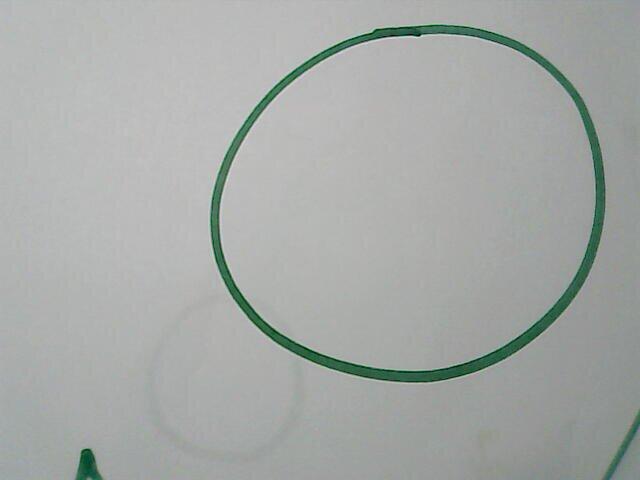
#> input picture Stills/shape-detection/cerc.jpg, 640 x 480 px, given in place of the camera
$ python video.py
#> lines starting #> are read from the running program, lines starting #| are printed output that depends on the picture; after the words box and inside, x2 and y2 are one past the last pixel; in counts of white or black regions, pixels touching at a corner belong together
import cv2
import numpy as np

def thresh_callback(thresh):
    edges = cv2.Canny(blur,thresh,thresh*2)
    drawing = np.zeros(img.shape,np.uint8)     # Image to draw the contours
    contours,hierarchy = cv2.findContours(edges,cv2.RETR_TREE,cv2.CHAIN_APPROX_SIMPLE)
    for cnt in contours:
        cv2.drawContours(drawing,[cnt],0,(255,255,255),2)
        cv2.CHAIN_APPROX_SIMPLE
    return drawing
cap = cv2.VideoCapture(0)
while(True):

	ret,img = cap.read()
#> img is the input picture: shape (480, 640, 3); mean B, G, R 166.8, 169.7, 165.7
	gray = cv2.cvtColor(img,cv2.COLOR_BGR2GRAY)
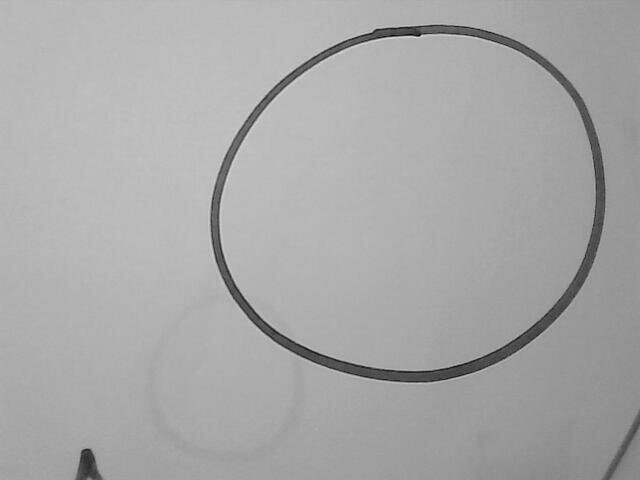
#> gray: shape (480, 640); min 1, max 222, mean 168.1
	blur = cv2.GaussianBlur(gray,(5,5),0)
	thresh = 100
	max_thresh = 255
	cv2.imshow('original',img)
	drawing = thresh_callback(thresh)
#> in thresh_callback, `edges = cv2.Canny(blur,thresh,thresh*2)`:
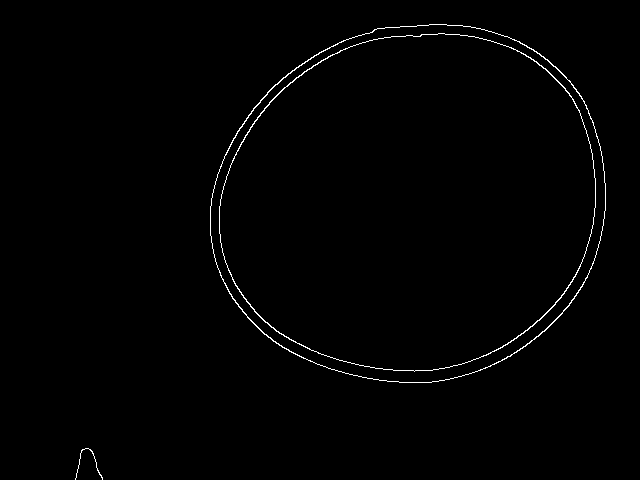
#> edges: shape (480, 640); 0.89% white in thin lines or dots, all inside (x1, y1, x2, y2) = (75, 24, 606, 480)
#> in thresh_callback, `contours,hierarchy = cv2.findContours(edges,cv2.RETR_TREE,cv2.CHAIN_AP..`: contours = 5 contours, 1 with area under 20; largest, box (x1, y1, x2, y2) and area: (210, 24, 606, 383) 111684, (210, 24, 606, 383) 111386, (219, 33, 596, 372) 100421, (219, 33, 596, 372) 100141
#> the loop in thresh_callback, `for cnt in contours:` made 5 passes
#> after the loop in thresh_callback, `for cnt in contours:`:
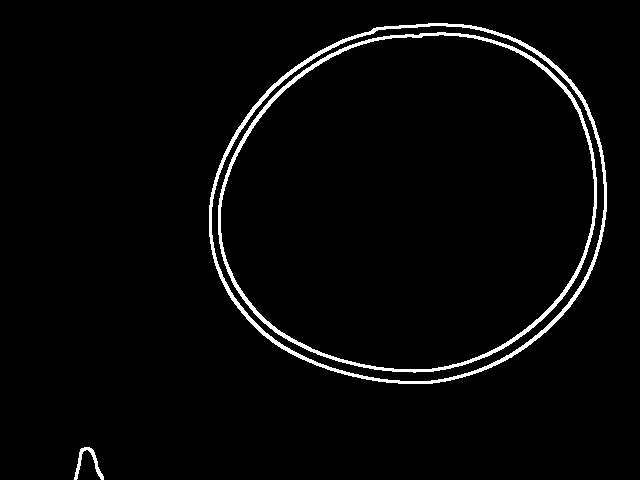
#> drawing: shape (480, 640, 3); 2.9% white; 3 white regions, box (x1, y1, x2, y2) and area: (209, 23, 607, 384) 4383, (218, 32, 597, 373) 4159, (74, 447, 104, 480) 258
	cv2.imshow('im',drawing)
	if cv2.waitKey(1) & 0xFF == ord('q'):
#> (key q is pressed here)
		break
cap.release()
cv2.destroyAllWindows()

$ run again, on Stills/shape-detection/patrat.jpg
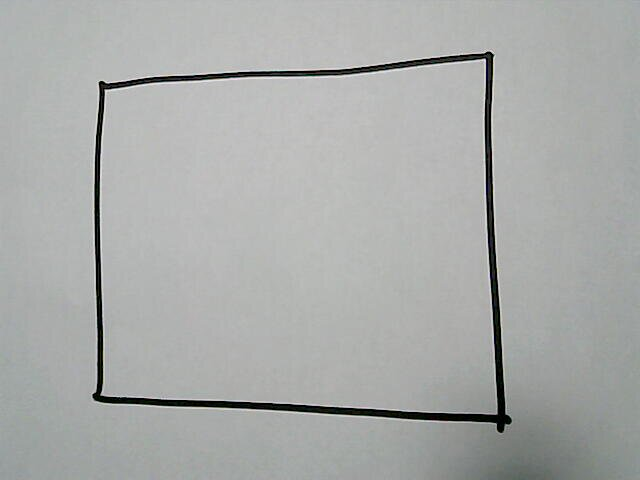
#> input picture Stills/shape-detection/patrat.jpg, 640 x 480 px, given in place of the camera
#> img is the input picture: shape (480, 640, 3); mean B, G, R 169.6, 171.2, 169.2
#> in thresh_callback, `edges = cv2.Canny(blur,thresh,thresh*2)`:
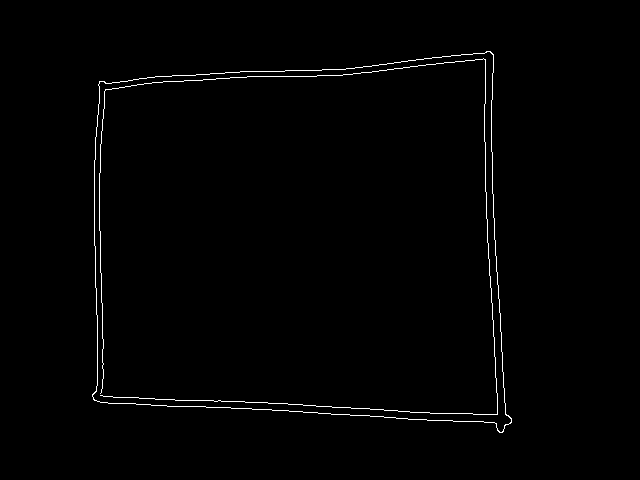
#> edges: shape (480, 640); 0.97% white in thin lines or dots, all inside (x1, y1, x2, y2) = (92, 51, 512, 433)
#> contours = 3 contours, 1 with area under 20; largest, box (x1, y1, x2, y2) and area: (92, 51, 512, 433) 137605, (92, 51, 512, 433) 137580
#> the loop in thresh_callback, `for cnt in contours:` made 3 passes
#> after the loop in thresh_callback, `for cnt in contours:`:
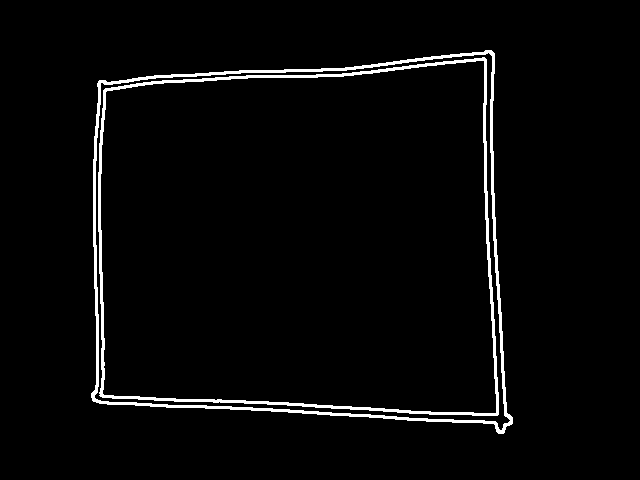
#> drawing: shape (480, 640, 3); 3% white; 2 white regions, box (x1, y1, x2, y2) and area: (91, 50, 513, 434) 4761, (98, 57, 499, 416) 4476

$ run again, on Stills/shape-detection/poze_mici.jpg
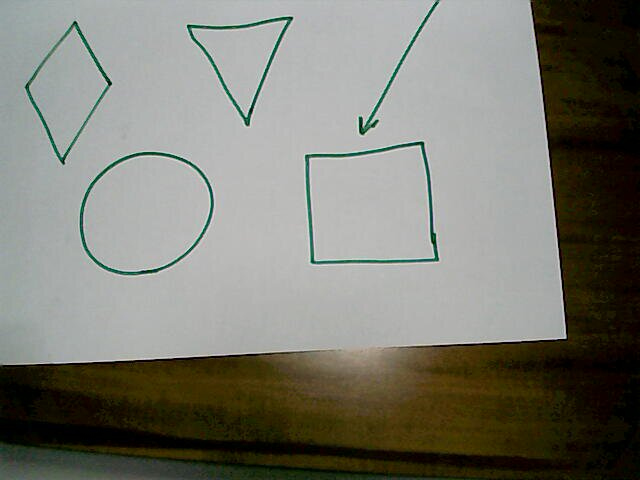
#> input picture Stills/shape-detection/poze_mici.jpg, 640 x 480 px, given in place of the camera
#> img is the input picture: shape (480, 640, 3); mean B, G, R 113.3, 122.6, 122.6
#> in thresh_callback, `edges = cv2.Canny(blur,thresh,thresh*2)`:
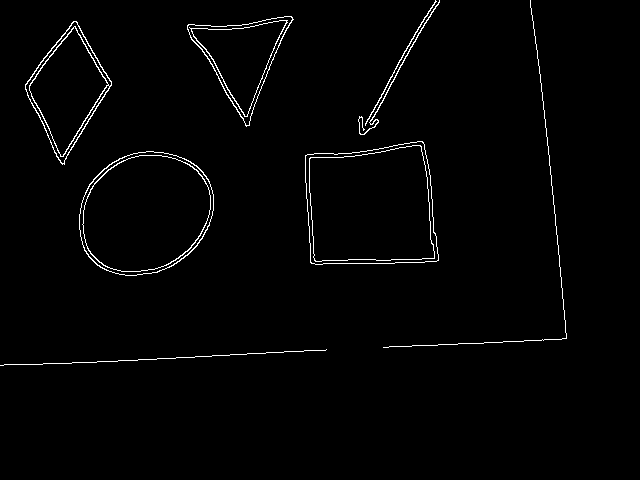
#> edges: shape (480, 640); 1.6% white in thin lines or dots, all inside (x1, y1, x2, y2) = (0, 0, 567, 366)
#> contours = 19 contours, 2 with area under 20; largest, box (x1, y1, x2, y2) and area: (305, 141, 439, 265) 14148, (305, 141, 439, 265) 14142, (79, 151, 214, 276) 13038, (79, 151, 214, 276) 12930, (309, 145, 435, 262) 12566
#> the loop in thresh_callback, `for cnt in contours:` made 19 passes
#> after the loop in thresh_callback, `for cnt in contours:`:
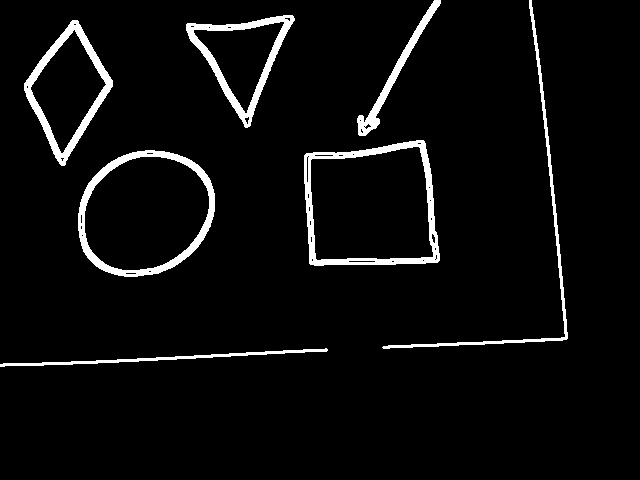
#> drawing: shape (480, 640, 3); 4.6% white; 7 white regions, largest, box (x1, y1, x2, y2) and area: (304, 140, 440, 266) 2915, (78, 150, 215, 277) 2750, (24, 20, 113, 166) 2370
